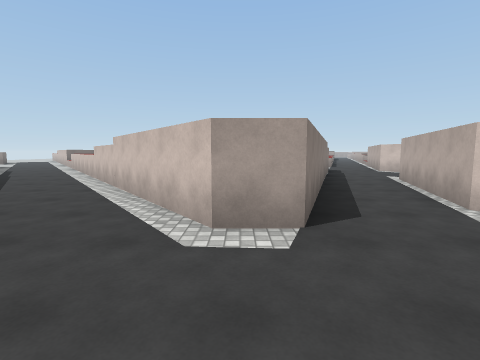
View 1 (above)

23 first-person views from a walk through a scene from a Unity 3-D project. The camera is 1.5 m above the floor, tilts 6° down and sees 85° across. The floor is counted in squares, 2 m on a side. Each view is taken from the middle of a square. On the plan, view 1 faces up. The plan holds only what a view shows up to about 9 squares ahead; the rest is blank. The place goes on beyond the plan. The player character is not drawn. Surface patterns are stand-ins for the level's own textures.

View 2
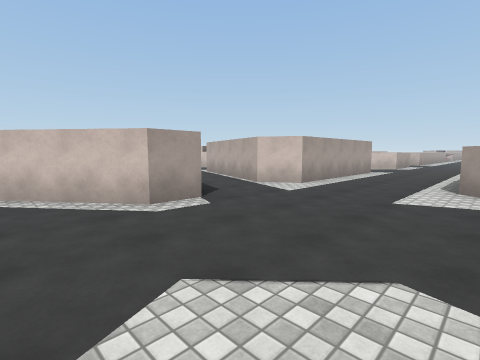

View 3
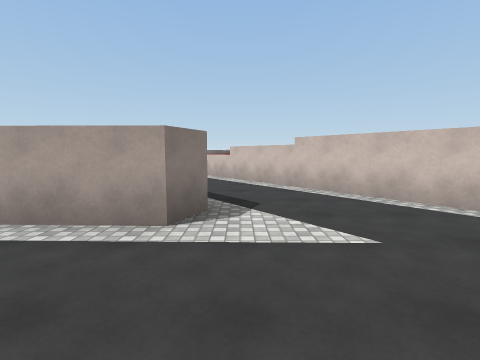

View 4
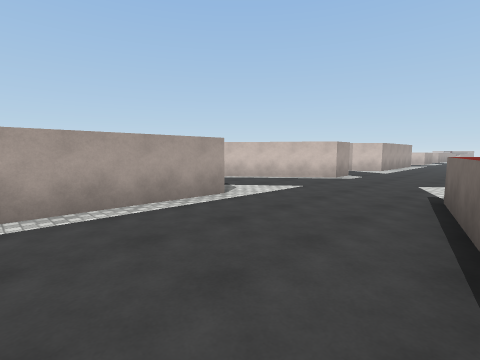

View 5
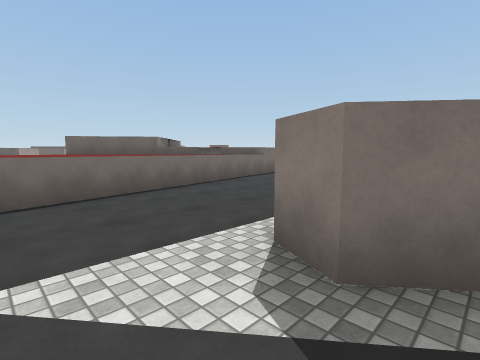

View 6
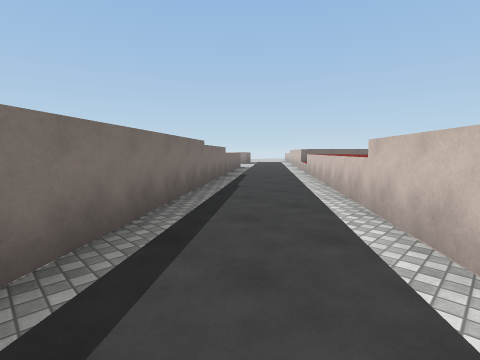

View 7
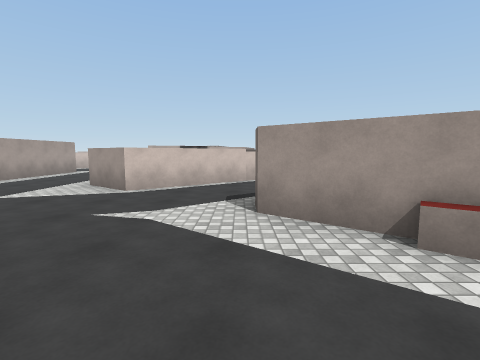

View 8
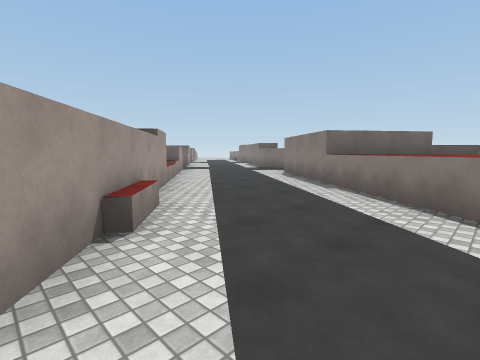

View 9
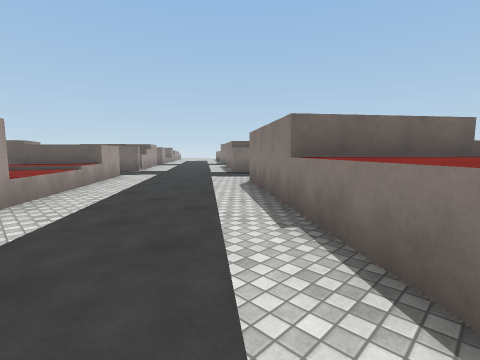

View 10
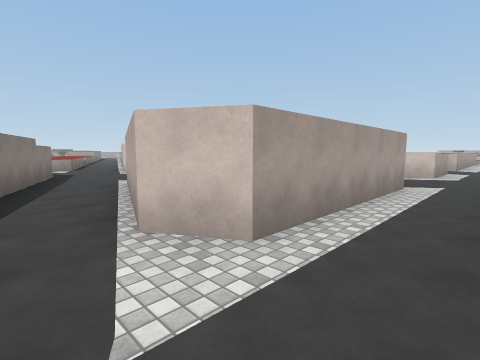

View 11
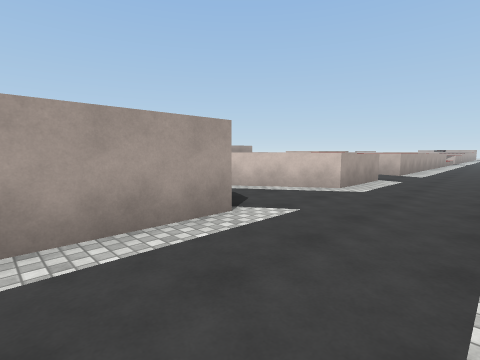

View 12
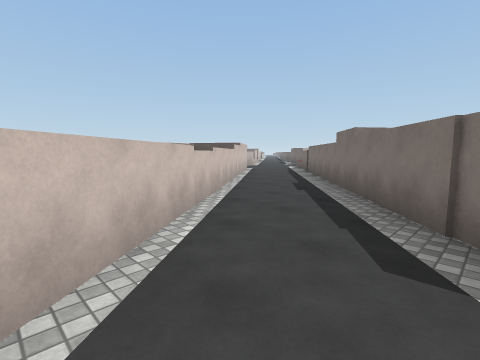

View 13
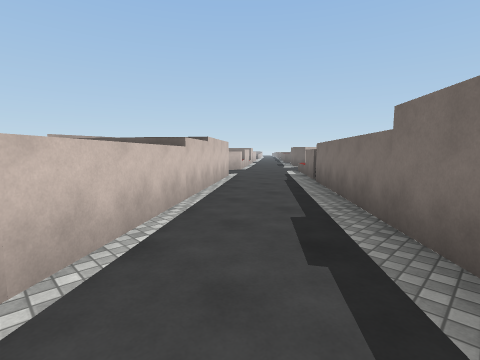

View 14
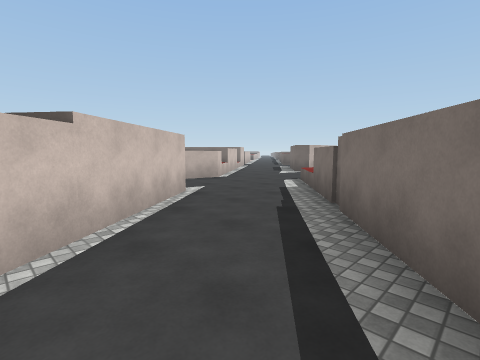

View 15
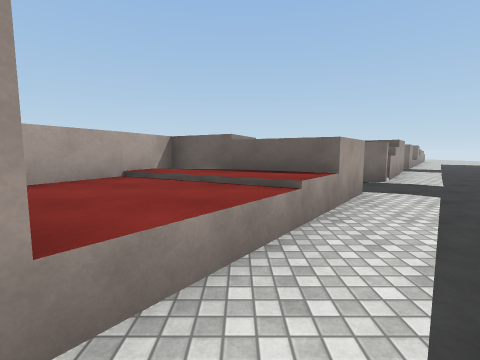

View 16
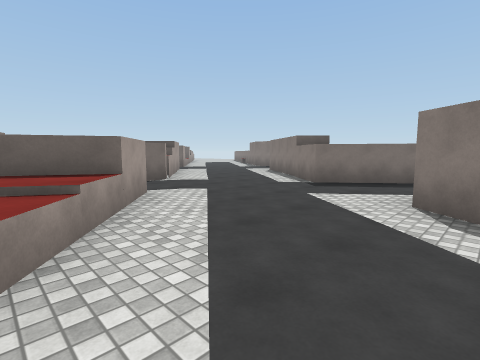

View 17
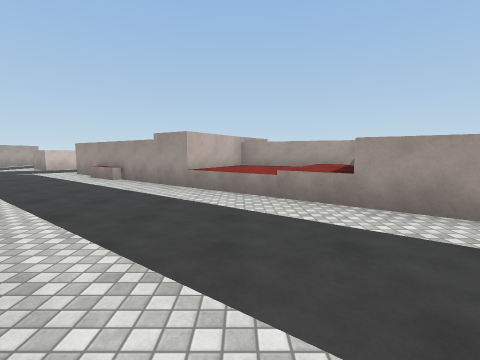

View 18
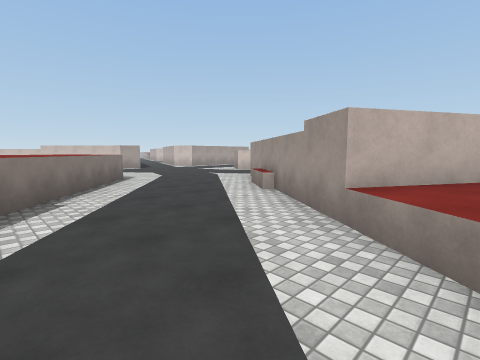

View 19
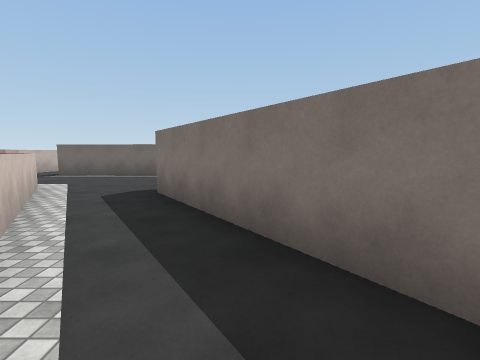

View 20
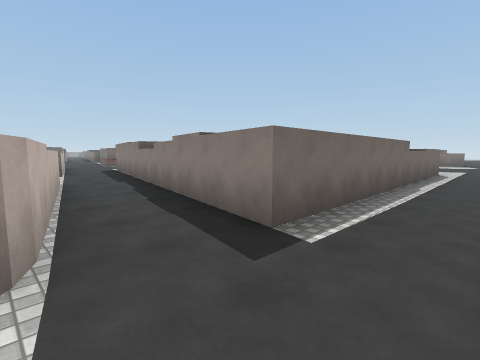

View 21
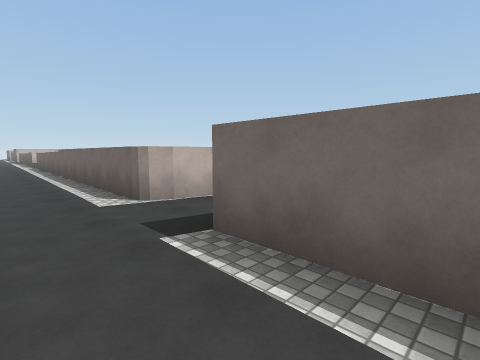

View 22
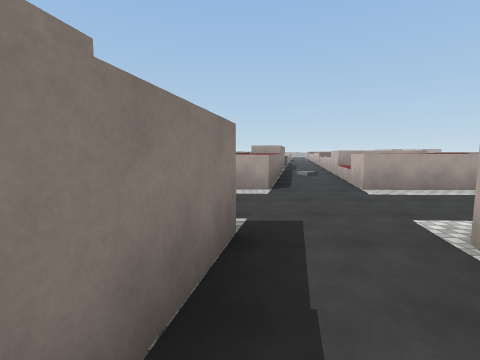

View 23
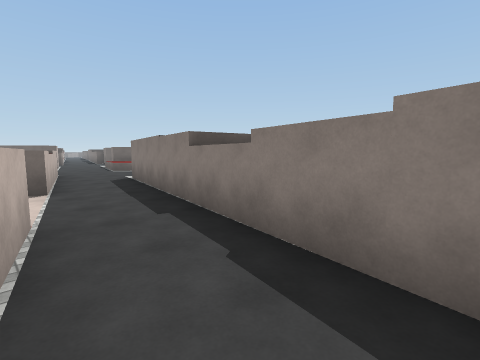

### Floor plan
Key: @ floor where view 1 was taken; # wall or solid block; x gap in a wall; . main floor; : floor 2.25 m higher than the main floor; / step, stairs or slope; = window, fence, low wall or low ledge; ^ raised ledge.
Columns run from 8 left of view 1 to 22 right of it. Each row starts with its distance up from view 1.
 12 ##
 11 .=#
 10 ..=        x..
  9 ..###=     ...
  8 ^..##      ... .
  7 #...##    x..##..
  6 ##...##    .###..^    ^/=^^^
  5  ##...#  x..# ##..^   ^.^
  4   ##..## :..#  ##..^  ^.^
  3 ####...#:...#####..^^^..^^^
  2 ..........................
  1 ..............................
  0 ........@......................
 -1 ..^^^^......^^^^#####..#####^^^
 -2 ^^^^^^^.....^       #..#
 -3 ^ ^^^^......^^      #..^
 -4 ^^^^^........^      ^.#
 -5  #^^^....##...^     #.^
 -6   #^....####...##  ##.^
 -7  ##....##  ##...#  #...
 -8 ##.....#    ##..####..
 -9 #.....##     #...###.^
-10 .....^^^#    ##...##.^
-11 ....^^^^#     ##.....^
-12 ....#^^#        ^....^
-13 ...#####        ^^..#

Positions as (right, up) in squares from view 1, and headings:
1: (0, 0), facing up
2: (-2, -1), facing up-right
3: (-4, 0), facing up
4: (-8, -1), facing up-right
5: (-3, 4), facing down-left
6: (-3, 4), facing up-left
7: (-2, -4), facing right
8: (1, -3), facing down-left
9: (-2, -4), facing down-left
10: (2, 1), facing up-right
11: (6, 0), facing up-right
12: (2, -2), facing down-right
13: (4, -5), facing down-right
14: (6, -8), facing down-right
15: (-3, -8), facing down
16: (-3, -8), facing down-left
17: (-8, -10), facing right
18: (-5, -10), facing up-right
19: (7, 8), facing down
20: (15, 1), facing down-left
21: (11, 1), facing down-right
22: (13, -3), facing up
23: (14, -3), facing down-left
